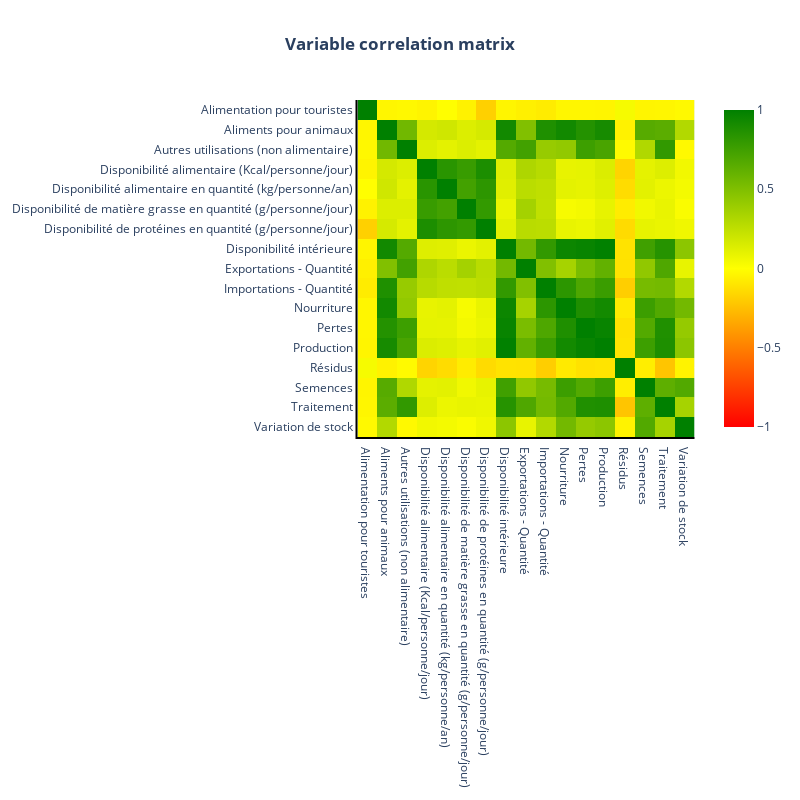

Notebook source saved alongside this figure:
### Markdown cell above
### 1.1 - Variable Correlation Matrix <a class="anchor" id="section3.1"></a>

### Code cell
# Variable correlation matrix
data = df_alimentairePivot.groupby(by = ['Zone']).sum()
fig = px.imshow(data.corr(), 
                x = data.columns, 
                y = data.columns,
                color_continuous_scale=[(0, "red"), (0.5, "yellow"), (1, "green")],
                title = 'Variable correlation matrix',
                labels = dict(x='', y=''),
                zmin = -1, zmax=1,
                height = 800, width = 800
                )
fig.update_xaxes(showline=True, linewidth=2, linecolor='black')
fig.update_yaxes(showline=True, linewidth=2, linecolor='black')
fig.update_layout(title_text = '<b>Variable correlation matrix</b>', title_x = 0.5)
fig.show()

### Figure 1 — Plotly figure (JSON) as saved in the notebook; plotly's stock layout.template omitted (floating-point values rounded to 4 significant figures; data arrays with more than 128 entries replaced by an {"elided": "..."} marker saying what was removed)
{"data": [{"coloraxis": "coloraxis", "hovertemplate": "x: %{x}<br>y: %{y}<br>color: %{z}<extra></extra>", "name": "0", "type": "heatmap", "x": ["Alimentation pour touristes", "Aliments pour animaux", "Autres utilisations (non alimentaire)", "Disponibilité alimentaire (Kcal/personne/jour)", "Disponibilité alimentaire en quantité (kg/personne/an)", "Disponibilité de matière grasse en quantité (g/personne/jour)", "Disponibilité de protéines en quantité (g/personne/jour)", "Disponibilité intérieure", "Exportations - Quantité", "Importations - Quantité", "Nourriture", "Pertes", "Production", "Résidus", "Semences", "Traitement", "Variation de stock"], "xaxis": "x", "y": ["Alimentation pour touristes", "Aliments pour animaux", "Autres utilisations (non alimentaire)", "Disponibilité alimentaire (Kcal/personne/jour)", "Disponibilité alimentaire en quantité (kg/personne/an)", "Disponibilité de matière grasse en quantité (g/personne/jour)", "Disponibilité de protéines en quantité (g/personne/jour)", "Disponibilité intérieure", "Exportations - Quantité", "Importations - Quantité", "Nourriture", "Pertes", "Production", "Résidus", "Semences", "Traitement", "Variation de stock"], "yaxis": "y", "z": {"elided": "17x17 float values"}}], "layout": {"coloraxis": {"cmax": 1, "cmin": -1, "colorscale": [[0, "red"], [0.5, "yellow"], [1, "green"]]}, "height": 800, "title": {"text": "<b>Variable correlation matrix</b>", "x": 0.5}, "width": 800, "xaxis": {"anchor": "y", "constrain": "domain", "domain": [0, 1], "linecolor": "black", "linewidth": 2, "scaleanchor": "y", "showline": true}, "yaxis": {"anchor": "x", "autorange": "reversed", "constrain": "domain", "domain": [0, 1], "linecolor": "black", "linewidth": 2, "showline": true}}}
